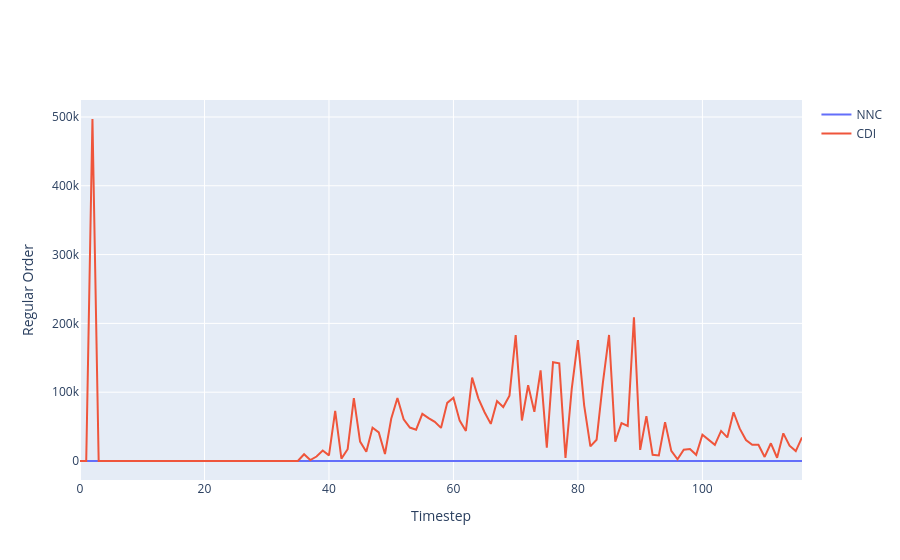

The code cell stored with this chart in its notebook:
### Code cell
a = go.Scatter(y=[x.item() for x in nn_qr[1:]], name='NNC')
b = go.Scatter(y=cdi_qr, name='CDI')
fig = go.Figure([a,b])
fig.layout.xaxis.title = 'Timestep'
fig.layout.yaxis.title = 'Regular Order'
#fig.update_yaxes(range = [0,100])
fig

### Figure 1 — Plotly figure (JSON) as saved in the notebook; plotly's stock layout.template omitted (floating-point values rounded to 4 significant figures)
{"data": [{"name": "NNC", "type": "scatter", "y": [0, 0, 0, 0, 0, 0, 0, 0, 0, 0, 0, 0, 0, 0, 0, 0, 0, 0, 0, 0, 0, 0, 0, 0, 0, 0, 0, 0, 0, 0, 0, 0, 0, 0, 0, 0, 0, 0, 0, 0, 0, 0, 0, 0, 0, 0, 0, 0, 0, 0, 0, 0, 0, 0, 0, 0, 0, 0, 0, 0, 0, 0, 0, 0, 0, 0, 0, 0, 0, 0, 0, 0, 0, 0, 0, 0, 0, 0, 0, 0, 0, 0, 0, 0, 0, 0, 0, 0, 0, 0, 0, 0, 0, 0, 0, 0, 0, 0, 0, 0, 0, 0, 0, 0, 0, 0, 0, 0, 0, 0, 0, 0, 0, 0, 0, 0, 0]}, {"name": "CDI", "type": "scatter", "y": [0, 0, 497063, 0, 0, 0, 0, 0, 0, 0, 0, 0, 0, 0, 0, 0, 0, 0, 0, 0, 0, 0, 0, 0, 0, 0, 0, 0, 0, 0, 0, 0, 0, 0, 0, 0, 9779, 1377, 6475, 15319, 8218, 72759, 3454, 17161, 91460, 28194, 13438, 48510, 41608, 10194, 61357, 91473, 60491, 48590, 45581, 68580, 62411, 57022, 48110, 84490, 91961, 58659, 43691, 121229, 91037, 70881, 53928, 86985, 78362, 94891, 183033, 58860, 110131, 71398, 131653, 19499, 143607, 141919, 4584, 104489, 175573, 80884, 21179, 30964, 113201, 183222, 28068, 54944, 50832, 208881, 16195, 65303, 9029, 8106, 56485, 14665, 2403, 16532, 17383, 8971, 38238, 31040, 23419, 43697, 34283, 70862, 47033, 30412, 23641, 23472, 5924, 25755, 4708, 40167, 22291, 14365, 34268]}], "layout": {"xaxis": {"title": {"text": "Timestep"}}, "yaxis": {"title": {"text": "Regular Order"}}}}
